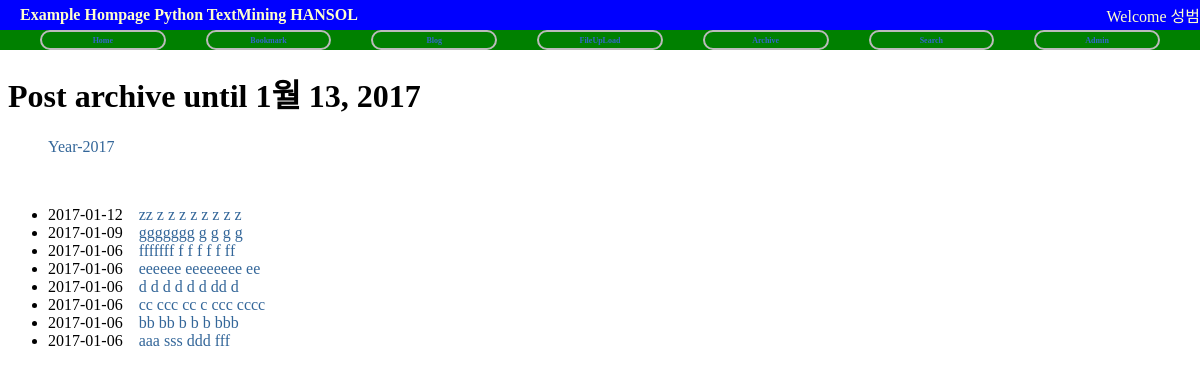
Screenshot of /blog/archive/ with the database file from the repository.
### blog/models.py (models this page shows, shortened)
@python_2_unicode_compatible
class Post(models.Model):
	title = models.CharField('TITLE',max_length=50)
	slug = models.SlugField('SLUG', unique=True, allow_unicode=True, help_text='one word for title alias')
	description = models.CharField('DESCRIPTION', max_length=100, blank=True)
	content = models.TextField('CONTENT')
	create_date = models.DateTimeField('Create Date',auto_now_add=True)
	modify_date = models.DateTimeField('Modify Date',auto_now=True)
	class Meta:
		verbose_name = 'post'
		verbose_name_plural = 'posts'
		db_table = 'my_post'
		ordering = ('-modify_date',)
	def get_absolute_url(self):
	  return reverse('blog:post_detail', args=(self.slug,))

### blog/views.py (the view)
class PostAV(ArchiveIndexView):
	model = Post
	date_field = 'modify_date'

### blog/templates/blog/post_archive.html (shortened to what this page needs)
{%extends "base.html"%}
{%block content%}
<table><tr><td height=30></tr></td></table>
<h1>Post archive until {% now "N d, Y" %}</h1>
<ul>
	{%for date in date_list %}
	<li style="display: inline;">
		<a href="{% url 'blog:post_year_archive' date|date:'Y' %}">Year-{{date|date:"Y"}}</a></li>
	{% endfor %}
</ul>
<br/>
<div>
	<ul>
		{% for post in object_list %}
		<li>{{post.modify_date|date:"Y-m-d"}}&nbsp;&nbsp;&nbsp;
		<a href="{{post.get_absolute_url}}">{{post.title}}</a></li>
		{% endfor %}
</ul>
</div>
{%endblock%}

### templates/base.html (shortened to what this page needs)
<!DOCTYPE html>
<html lang="ko">
<head>
    {% load staticfiles%}
    <link rel="stylesheet" type="text/css" href="{%static 'css/base.css'%}"/>
    <link rel="stylesheet" type="text/css" href="{% block extrastyle %}{%endblock%}"/>
</head>
<body>
<div id ="header">
    <h2 class="maintitle">Example Hompage Python TextMining HANSOL</h2>
    <h4 class="welcome">Welcome 성범</h4>
</div>
<div id="menu">
    <li><a href="{%url 'home' %}">Home</a> </li>
    <li><a href="{%url 'bookmark:index' %}">Bookmark</a> </li>
    <li><a href="{%url 'blog:index' %}">Blog</a> </li>
    <li><a href="{%url 'upfile:up'%}">FileUpLoad</a> </li>
    <li><a href="{%url 'blog:post_archive' %}">Archive</a> </li>
    <li><a href="{% url 'blog:search' %}">Search</a> </li>
    <li><a href="{%url 'admin:index' %}">Admin</a> </li>
</div>
{% block content%} {%endblock%}
</body>
</html>

### static/css/base.css (style rules this page uses)
body { font-famliy: "Lucia Grande", Verdana, Arial, sans-serif; font-sizeL 12px; }
div#header { position: absolute; top: 0px; left: 0px; height: 30px; width: 100%; display: table; background: blue; }
div#menu { position: absolute; top: 30px; left: 0px; height: 20px; width: 100%; display: table; table-layout: fixed; border-spacing: 40px 0px; background: green; font-size: 8px; }
.maintitle { display: table-cell; vertical-align:middle; padding-left: 20px; color: #ffc; font-weight: bold; font-size: 16px; }
.welcome { display: table-cell; vertical-align:middle; text-align: right; padding-left: 20px; color: #ffc; font-weight: normal; font-size: 16px; }
div#menu a:link, div#menu a:visited { color: #36c; }
div#menu > li { display: table-cell; vertical-align:middle; border: 2px solid #bbb; border-radius: 25px; text-align: center; font-weight: bold; }
a:link, a:visited { color: #369; text-decoration: none; }
table { border-collapse: collapse; }

### rows the page displays
Post: modify_date "2017-01-12", title "zz z z z z z z z z"
Post: modify_date "2017-01-09", title "ggggggg g g g g"
Post: modify_date "2017-01-06", title "fffffff f f f f f ff"
Post: modify_date "2017-01-06", title "eeeeee eeeeeeee ee"
Post: modify_date "2017-01-06", title "d d d d d d dd d"
Post: modify_date "2017-01-06", title "cc ccc cc c ccc cccc"
Post: modify_date "2017-01-06", title "bb bb b b b bbb"
Post: modify_date "2017-01-06", title "aaa sss ddd fff"

### other values shown
{{ date|date:"Y" }} "2017"
